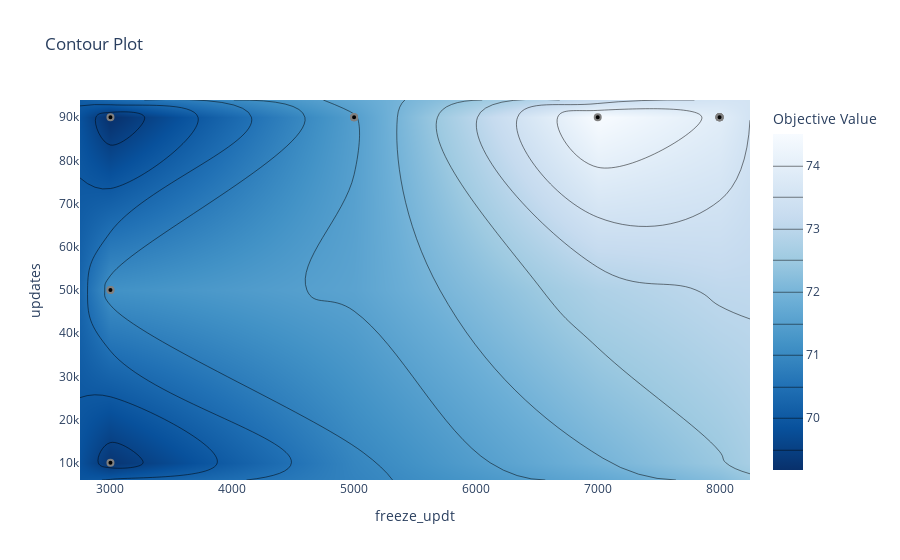

The notebook cell saved with this chart:
### Code cell
optuna.visualization.plot_contour(study, ["freeze_updt", "updates"])

### Figure 1 — Plotly figure (JSON) as saved in the notebook; plotly's stock layout.template omitted (floating-point values rounded to 4 significant figures)
{"data": [{"colorbar": {"title": {"text": "Objective Value"}}, "colorscale": [[0, "rgb(247,251,255)"], [0.125, "rgb(222,235,247)"], [0.25, "rgb(198,219,239)"], [0.375, "rgb(158,202,225)"], [0.5, "rgb(107,174,214)"], [0.625, "rgb(66,146,198)"], [0.75, "rgb(33,113,181)"], [0.875, "rgb(8,81,156)"], [1, "rgb(8,48,107)"]], "connectgaps": true, "contours": {"coloring": "heatmap"}, "hoverinfo": "none", "line": {"smoothing": 1.3}, "reversescale": true, "type": "contour", "x": [2750, 3000, 5000, 7000, 8000, 8250], "y": [6000, 10000, 50000, 90000, 94000], "z": [[null, null, null, null, null, null], [null, 69.28, null, null, null, null], [null, 71.17, null, null, null, null], [null, 69.18, 71.46, 74.5, 73.92, null], [null, null, null, null, null, null]]}, {"marker": {"color": "black", "line": {"color": "Grey", "width": 2}}, "mode": "markers", "showlegend": false, "type": "scatter", "x": [3000, 3000, 3000, 5000, 5000, 5000, 8000, 8000, 8000, 8000, 3000, 8000, 7000], "y": [50000, 50000, 10000, 90000, 90000, 90000, 90000, 90000, 90000, 90000, 90000, 90000, 90000]}], "layout": {"title": {"text": "Contour Plot"}, "xaxis": {"range": [2750, 8250], "title": {"text": "freeze_updt"}}, "yaxis": {"range": [6000, 94000], "title": {"text": "updates"}}}}
